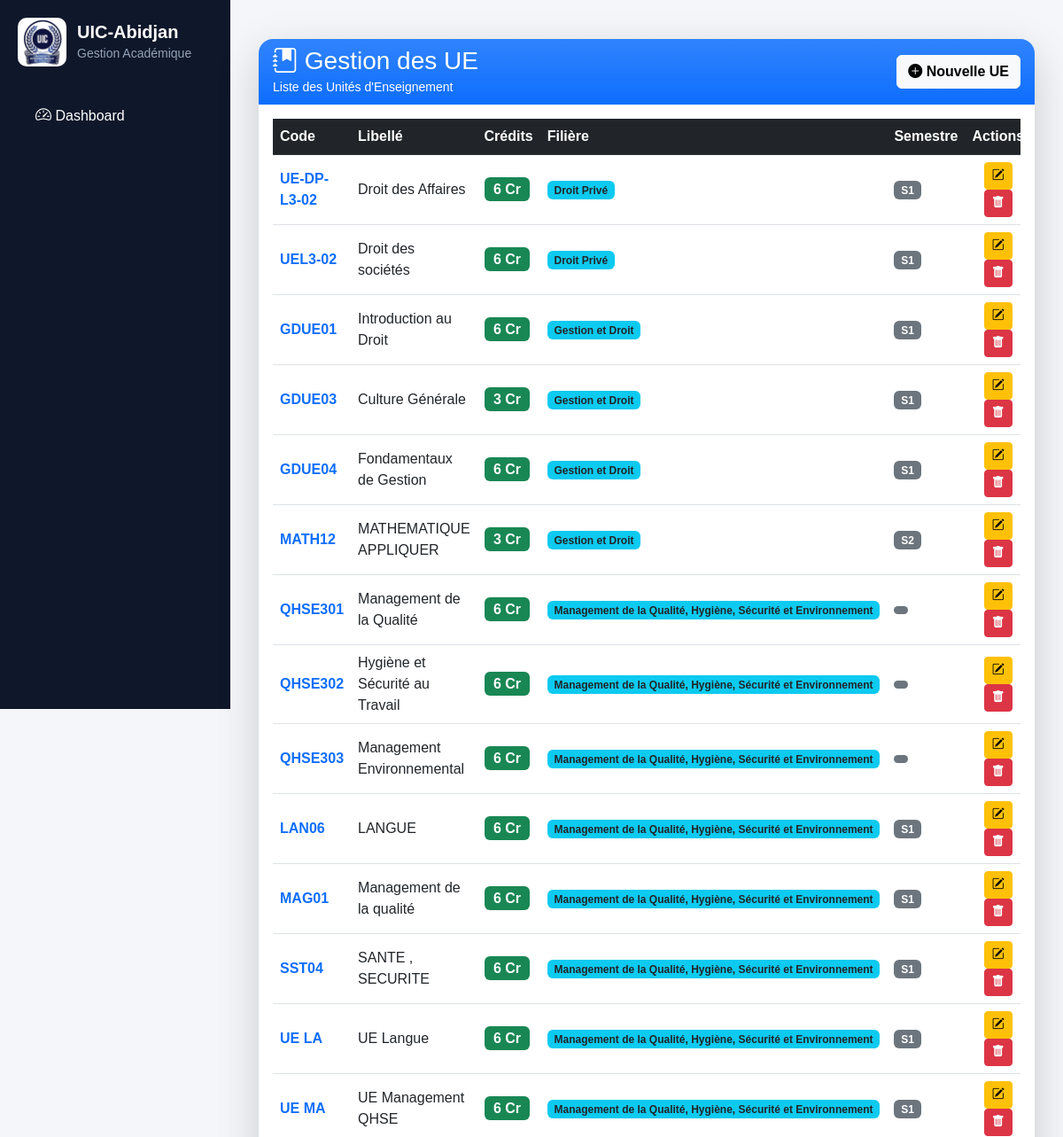
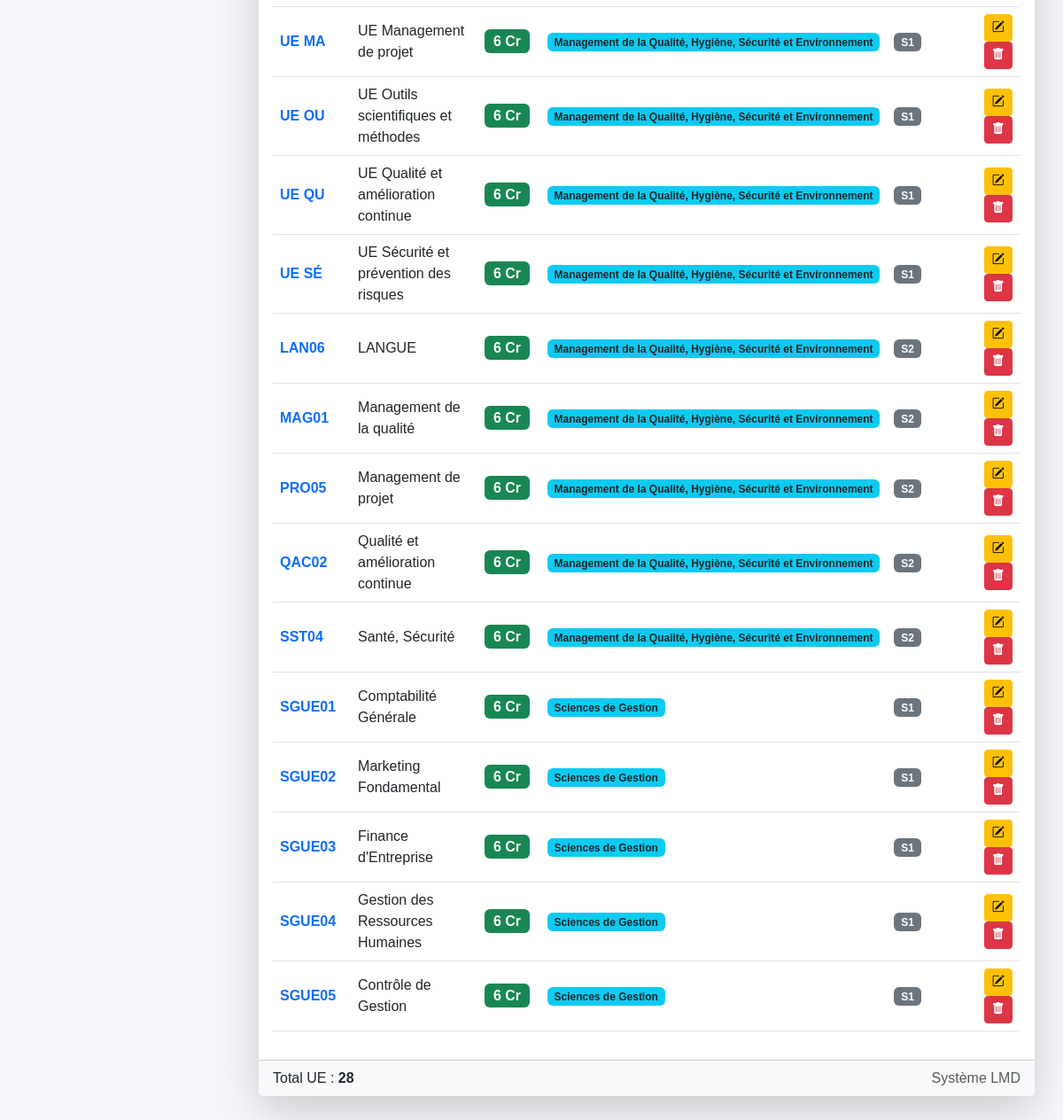
Page /lmd/ue/ on the committed database (2 pictures, top to bottom).
### lmd/models.py (models this page shows, shortened)
class UE(models.Model):
    SEMESTRE_CHOICES = (
        ("S1", "Semestre 1"),
        ("S2", "Semestre 2"),
        ("S3", "Semestre 3"),
        ("S4", "Semestre 4"),
        ("S5", "Semestre 5"),
        ("S6", "Semestre 6"),
    )
    code = models.CharField(
        max_length=20
    )
    libelle = models.CharField(
        max_length=200
    )
    credit = models.PositiveIntegerField(
        default=0
    )
    filiere = models.ForeignKey(
        "FiliereLMD",
        null=True,
        blank=True,
        on_delete=models.PROTECT,
        related_name="ues"
    )
    grande_unite = models.ForeignKey(
        "GrandeUnite",
        null=True,
        blank=True,
        on_delete=models.PROTECT,
        related_name="ues"
    )
    semestre = models.CharField(
        max_length=2,
        choices=SEMESTRE_CHOICES,
        default="S1"
    )

class FiliereLMD(models.Model):
    NIVEAUX = [
        ("L1-L2", "Licence Fondamentale"),
        ("L3", "Licence Professionnelle"),
        ("M1-M2", "Master"),
    ]
    code = models.CharField(
        max_length=20,
        unique=True
    )
    libelle = models.CharField(
        max_length=100
    )
    niveau_formation = models.CharField(
        max_length=10,
        choices=NIVEAUX,
        default="L1-L2"
    )

### lmd/views.py (the view)
# urls.py: path('ue/', views.ue_list, name='ue_list'),
def ue_list(request):
    ues = UE.objects.select_related(
        "filiere"
    ).order_by(
        "filiere__libelle",
        "semestre",
        "code"
    )
    return render(
        request,
        "lmd/ue/list.html",
        {
            "ues": ues
        }
    )

### lmd/templates/lmd/ue/list.html (shortened to what this page needs)
{% extends "base.html" %}
{% block content %}
<div class="container-fluid py-4">
    <div class="card border-0 shadow-lg rounded-4">
        <div class="card-header border-0 rounded-top-4 bg-primary bg-gradient text-white">
            <div class="d-flex justify-content-between align-items-center">
                <div>
                    <h3 class="mb-0">
                        <i class="bi bi-journal-bookmark-fill"></i>
                        Gestion des UE
                    </h3>
                    <small>Liste des Unités d'Enseignement</small>
                </div>
                <a href="{% url 'ue_add' %}"
                   class="btn btn-light fw-bold">
                    <i class="bi bi-plus-circle-fill"></i>
                    Nouvelle UE
                </a>
            </div>
        </div>
        <div class="card-body">
            <div class="table-responsive">
                <table class="table table-hover align-middle">
                    <thead class="table-dark">
                        <tr>
                            <th>Code</th>
                            <th>Libellé</th>
                            <th>Crédits</th>
                            <th>Filière</th>
                            <th>Semestre</th>
                            <th class="text-center">Actions</th>
                        </tr>
                    </thead>
                    <tbody>
                        {% for ue in ues %}
                        <tr>
                            <td>
                                <span class="fw-bold text-primary">
                                    {{ ue.code }}
                                </span>
                            </td>
                            <td>
                                {{ ue.libelle }}
                            </td>
                            <td>
                                <span class="badge bg-success fs-6">
                                    {{ ue.credit }} Cr
                                </span>
                            </td>
                            <td>
                                <span class="badge bg-info text-dark">
                                    {{ ue.filiere.libelle }}
                                </span>
                            </td>
                            <td>
                                <span class="badge bg-secondary">
                                    {{ ue.semestre }}
                                </span>
                            </td>
                            <td class="text-center">
                                <a href="{% url 'ue_edit' ue.id %}"
                                   class="btn btn-warning btn-sm">
                                    <i class="bi bi-pencil-square"></i>
                                </a>
                                <a href="{% url 'ue_delete' ue.id %}"
                                   class="btn btn-danger btn-sm">
                                    <i class="bi bi-trash-fill"></i>
                                </a>
                            </td>
                        </tr>
                        {% endfor %}
                    </tbody>
                </table>
            </div>
        </div>
        <div class="card-footer bg-light">
            <div class="d-flex justify-content-between">
                <span>
                    Total UE :
                    <strong>{{ ues|length }}</strong>
                </span>
                <span class="text-muted">
                    Système LMD
                </span>
            </div>
        </div>
    </div>
</div>
{% endblock %}

### core/templates/base.html (style rules this page uses)
body { margin: 0; font-family: Arial, sans-serif; background: #f4f6f9; }

### rows in the picture
UE: code "UE-DP-L3-02", libelle "Droit des Affaires", credit "6", filiere.libelle "Droit Privé", semestre "S1"
UE: code "UEL3-02", libelle "Droit des sociétés", credit "6", filiere.libelle "Droit Privé", semestre "S1"
UE: code "GDUE01", libelle "Introduction au Droit", credit "6", filiere.libelle "Gestion et Droit", semestre "S1"
UE: code "GDUE03", libelle "Culture Générale", credit "3", filiere.libelle "Gestion et Droit", semestre "S1"
UE: code "GDUE04", libelle "Fondamentaux de Gestion", credit "6", filiere.libelle "Gestion et Droit", semestre "S1"
UE: code "MATH12", libelle "MATHEMATIQUE APPLIQUER", credit "3", filiere.libelle "Gestion et Droit", semestre "S2"
UE: code "QHSE301", libelle "Management de la Qualité", credit "6", filiere.libelle "Management de la Qualité, Hygiène, Sécurité et Environnement"
UE: code "QHSE302", libelle "Hygiène et Sécurité au Travail", credit "6", filiere.libelle "Management de la Qualité, Hygiène, Sécurité et Environnement"
UE: code "QHSE303", libelle "Management Environnemental", credit "6", filiere.libelle "Management de la Qualité, Hygiène, Sécurité et Environnement"
UE: code "LAN06", libelle "LANGUE", credit "6", filiere.libelle "Management de la Qualité, Hygiène, Sécurité et Environnement", semestre "S1"
UE: code "MAG01", libelle "Management de la qualité", credit "6", filiere.libelle "Management de la Qualité, Hygiène, Sécurité et Environnement", semestre "S1"
UE: code "SST04", libelle "SANTE , SECURITE", credit "6", filiere.libelle "Management de la Qualité, Hygiène, Sécurité et Environnement", semestre "S1"
UE: code "UE LA", libelle "UE Langue", credit "6", filiere.libelle "Management de la Qualité, Hygiène, Sécurité et Environnement", semestre "S1"
UE: code "UE MA", libelle "UE Management QHSE", credit "6", filiere.libelle "Management de la Qualité, Hygiène, Sécurité et Environnement", semestre "S1"
UE: code "UE MA", libelle "UE Management de projet", credit "6", filiere.libelle "Management de la Qualité, Hygiène, Sécurité et Environnement", semestre "S1"
UE: code "UE OU", libelle "UE Outils scientifiques et méthodes", credit "6", filiere.libelle "Management de la Qualité, Hygiène, Sécurité et Environnement", semestre "S1"
UE: code "UE QU", libelle "UE Qualité et amélioration continue", credit "6", filiere.libelle "Management de la Qualité, Hygiène, Sécurité et Environnement", semestre "S1"
UE: code "UE SÉ", libelle "UE Sécurité et prévention des risques", credit "6", filiere.libelle "Management de la Qualité, Hygiène, Sécurité et Environnement", semestre "S1"
UE: code "LAN06", libelle "LANGUE", credit "6", filiere.libelle "Management de la Qualité, Hygiène, Sécurité et Environnement", semestre "S2"
UE: code "MAG01", libelle "Management de la qualité", credit "6", filiere.libelle "Management de la Qualité, Hygiène, Sécurité et Environnement", semestre "S2"
UE: code "PRO05", libelle "Management de projet", credit "6", filiere.libelle "Management de la Qualité, Hygiène, Sécurité et Environnement", semestre "S2"
UE: code "QAC02", libelle "Qualité et amélioration continue", credit "6", filiere.libelle "Management de la Qualité, Hygiène, Sécurité et Environnement", semestre "S2"
UE: code "SST04", libelle "Santé, Sécurité", credit "6", filiere.libelle "Management de la Qualité, Hygiène, Sécurité et Environnement", semestre "S2"
UE: code "SGUE01", libelle "Comptabilité Générale", credit "6", filiere.libelle "Sciences de Gestion", semestre "S1"
UE: code "SGUE02", libelle "Marketing Fondamental", credit "6", filiere.libelle "Sciences de Gestion", semestre "S1"
UE: code "SGUE03", libelle "Finance d'Entreprise", credit "6", filiere.libelle "Sciences de Gestion", semestre "S1"
UE: code "SGUE04", libelle "Gestion des Ressources Humaines", credit "6", filiere.libelle "Sciences de Gestion", semestre "S1"
UE: code "SGUE05", libelle "Contrôle de Gestion", credit "6", filiere.libelle "Sciences de Gestion", semestre "S1"

### other values in the picture
{{ ues|length }} "28"
